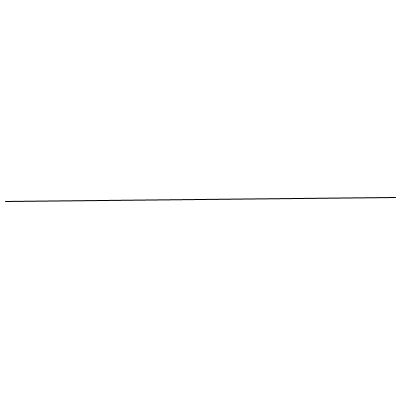
Frame 1 (no input)
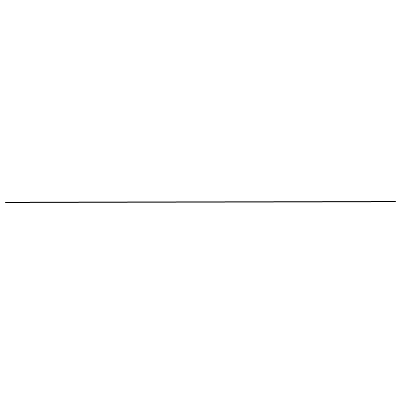
Frame 60 (the mouse pressed at the canvas centre just before this capture)
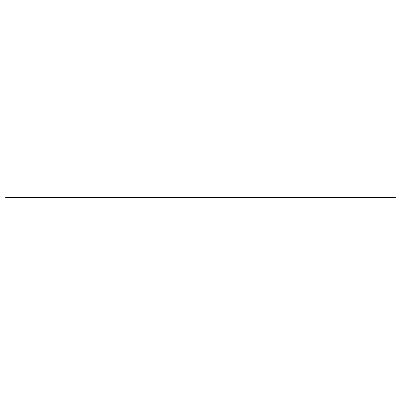
Frame 120 (the mouse held since frame 60 and released just before this capture)

The Processing sketch that drew these frames (run headless with seeded random() and noise(); from frame 60 on, the mouse is pressed at the canvas centre):

// Processing sketch: processing_130312
// ── processing_130312.pde

void setup() {
  size(400,400);
  frameRate(10);
}

void draw() {
 background(255);
 stroke(0);
 line(5,(random(195,205)),395,(random(195,205)));
}
